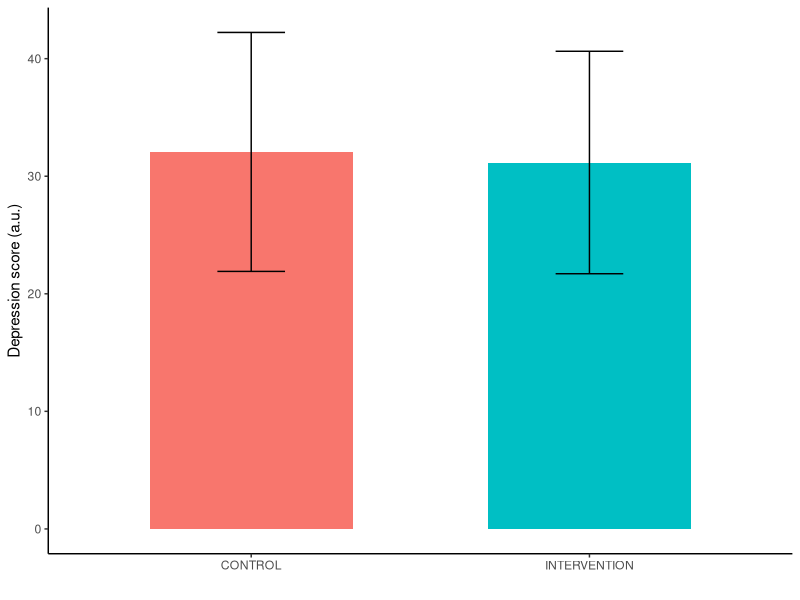
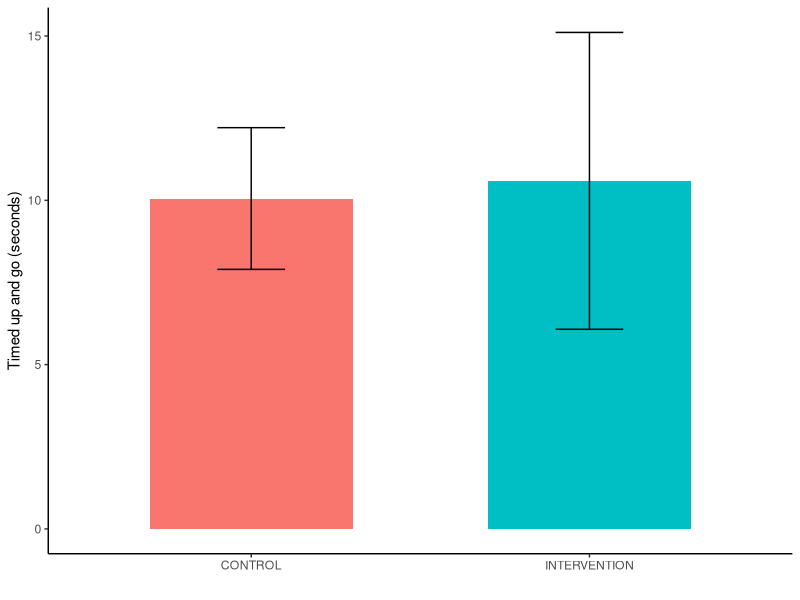
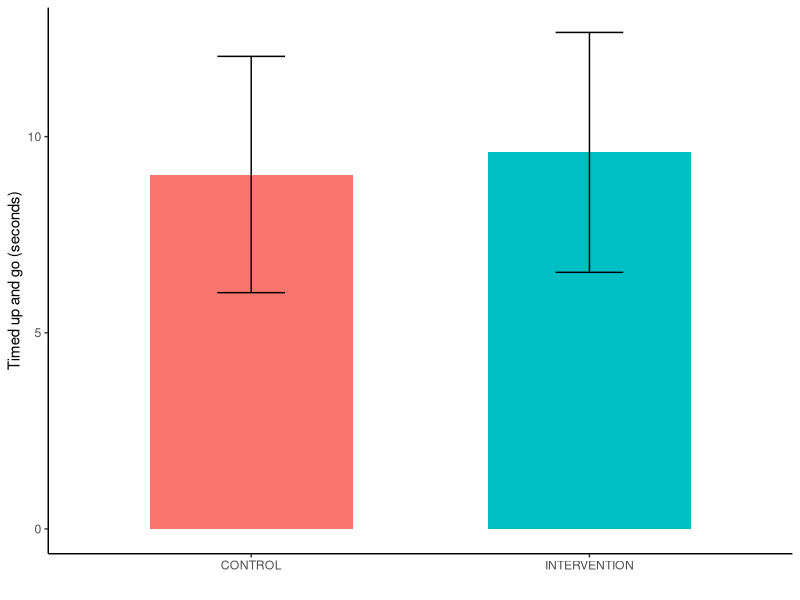
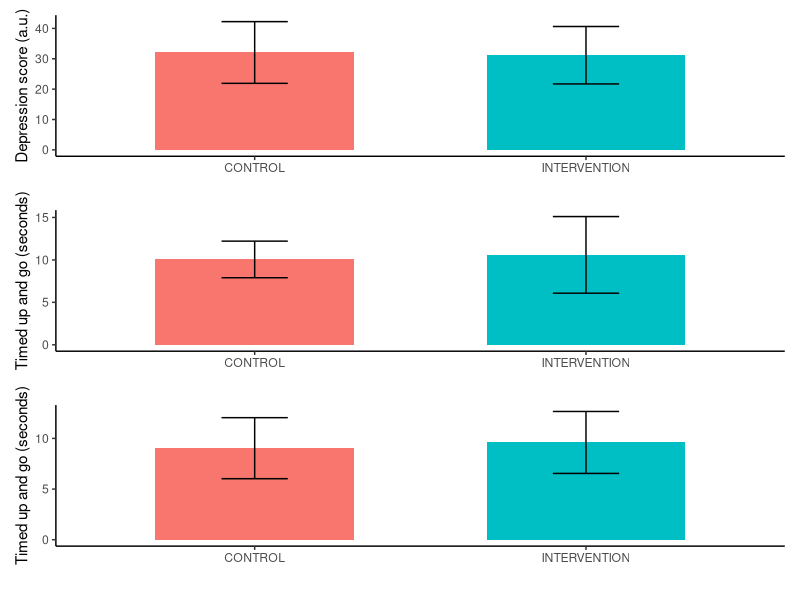
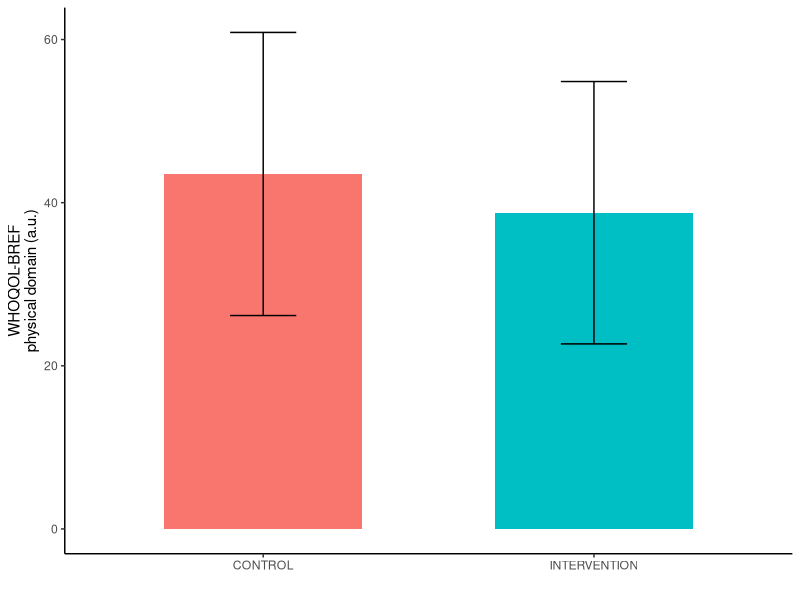
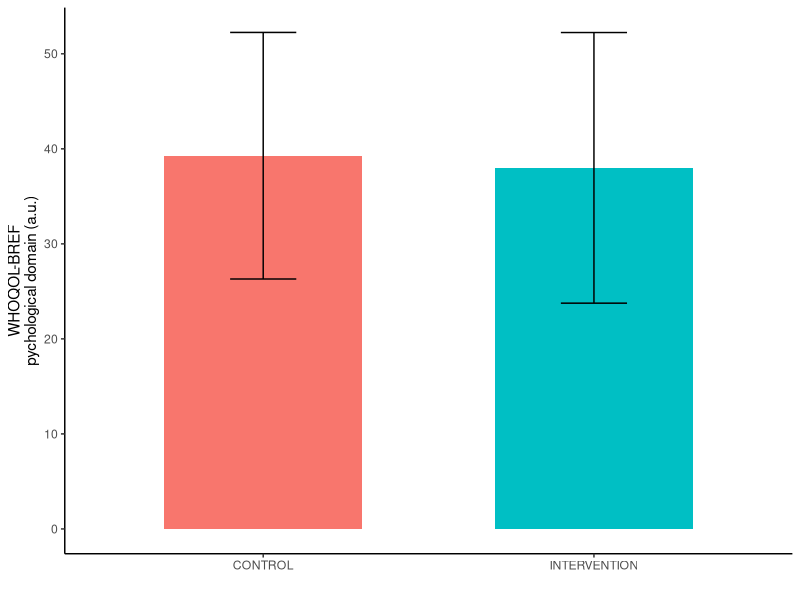
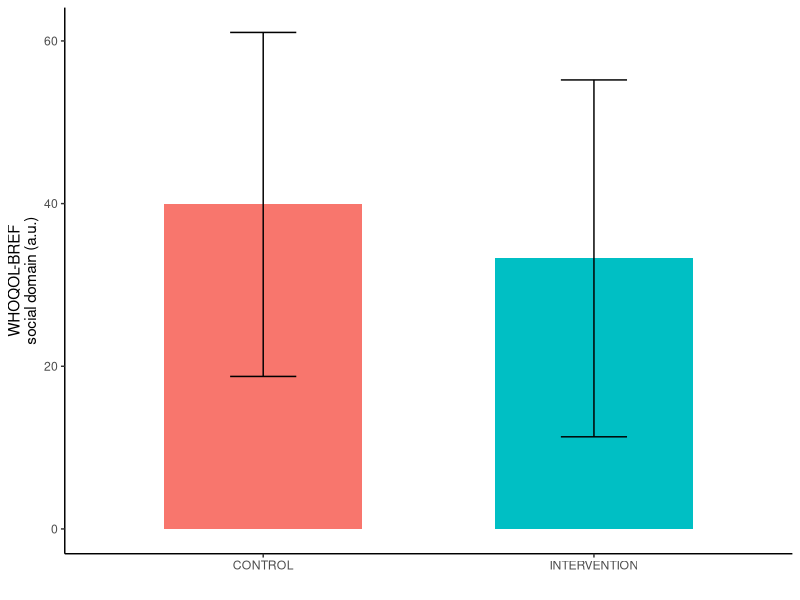
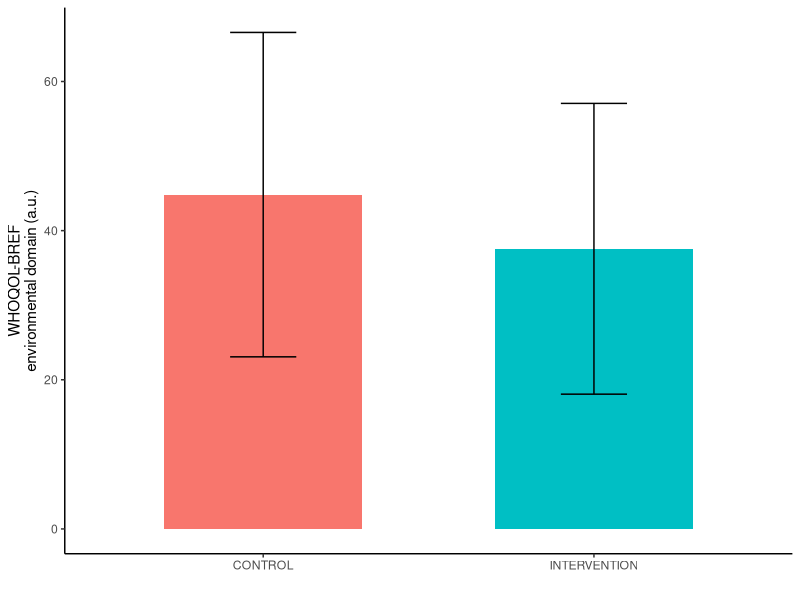

The R script that drew these images, in order:
# Pacotes -------------------------------------------------------------------------------------
library(readxl)
library(dplyr)
library(stringr)
library(ggplot2)
library(patchwork)

# ler planilha --------------------------------------------------------------------------------
df <- read_excel("dados_acelerometro_rct.xlsx")

# Calcular estatisticas descritivas - Table 1 -----------------------------------------------------------
df |>
  mutate(idade_cat = if_else(idade < 65, "<65", ">=65")) |>
  group_by(grupo) |>
  count(idade_cat) |>
  mutate(freq_rel = n / sum(n)*100)


df |>
  mutate(estado_civil = case_when(estado_civil == "solteira" ~ "Solteira",
                        estado_civil == "solteiro" ~ "Solteira",
                        estado_civil == "divorciada" ~ "Divorciada",
                        .default = as.character(estado_civil))) |>
  group_by(grupo) |>
  count(estado_civil) |>
  mutate(freq_rel = n / sum(n)*100)



df |>
  mutate(raca = case_when(raca == "pardo" ~ "Pardo",
                          raca == "Amarelo" ~ "Pardo",
                          raca == "preta" ~ "Preto",
                          .default = as.character(raca))) |>
  group_by(grupo) |>
  count(raca) |>
  mutate(freq_rel = n / sum(n)*100)


df |>
  mutate(TABAGO = case_when(TABAGO == "EX" ~ "ex",
                            TABAGO == "Ex" ~ "ex",
                            TABAGO == "eX" ~ "ex",
                            .default = as.character(TABAGO))) |>
  group_by(grupo) |>
  count(TABAGO) |>
  mutate(freq_rel = n / sum(n)*100)

df |>
  mutate(renda_fam = case_when(renda_fam == "Até 1" ~ "Up to 1 minimum wage",
                               renda_fam == "ate 1" ~ "Up to 1 minimum wage",
                               renda_fam == "até 1" ~ "Up to 1 minimum wage",
                               renda_fam == "1 a 2" ~ "1–2 minimum wages",
                               renda_fam == "1 a2" ~  "1–2 minimum wages",
                               renda_fam == "2 a 3" ~ "2–3 minimum wages",
                               renda_fam == "3" ~ "2–3 minimum wages",
                               renda_fam == "Mais que 3" ~ "More than 5 minimum wages"
                               )) |>
  group_by(grupo) |>
  count(renda_fam) |>
  mutate(freq_rel = n / sum(n)*100)


df |>
  group_by(grupo) |>
  count(DM) |>
  mutate(freq_rel = n / sum(n)*100)

df |>
  group_by(grupo) |>
  count(HAS) |>
  mutate(freq_rel = n / sum(n)*100)

df |>
  mutate(obesidade = if_else(imc>30, 1, 0)) |>
  group_by(grupo) |>
  count(obesidade) |>
  mutate(freq_rel = n / sum(n)*100)

# separar medicamentos
# Medicamentos
betablocker <- str_detect(string = df$DRUGS,regex("\\b\\w*lol\\b", ignore_case = TRUE))
hzd <- str_detect(string = df$DRUGS,regex("\\b\\w*zida\\b", ignore_case = TRUE))
inib_eca <- str_detect(string = df$DRUGS,regex("\\b\\w*ril\\b", ignore_case = TRUE))
losartana <- str_detect(string = df$DRUGS,regex("\\b\\w*tana\\b", ignore_case = TRUE))
metiformina <- str_detect(string = df$DRUGS,regex("\\b\\w*mina\\b", ignore_case = TRUE))
block_canal_calcio <- str_detect(string = df$DRUGS,regex("\\b\\w*pino\\b", ignore_case = TRUE))

df_medicamentos <-
  df |>
  mutate(
    betablocker = betablocker,
    hzd = hzd,
    inib_eca = inib_eca,
    losartana = losartana,
    metiformina = metiformina,
    block_canal_calcio = block_canal_calcio
  ) |>
  mutate(
    betablocker = case_when(betablocker == TRUE ~ 1,
                            betablocker == FALSE ~ 0,
                            is.na(betablocker) ~ 0),
    hzd = case_when(hzd == TRUE ~ 1,
                    hzd == FALSE ~ 0,
                    is.na(hzd) ~ 0),
    inib_eca = case_when(inib_eca == TRUE ~ 1,
                         inib_eca == FALSE ~ 0,
                         is.na(inib_eca) ~ 0),
    losartana = case_when(losartana == TRUE ~ 1,
                          losartana == FALSE ~ 0,
                          is.na(losartana) ~ 0),
    metiformina = case_when(metiformina == TRUE ~ 1,
                            metiformina == FALSE ~ 0,
                            is.na(metiformina) ~ 0),
    block_canal_calcio = case_when(block_canal_calcio == TRUE ~ 1,
                                   block_canal_calcio == FALSE ~ 0,
                                   is.na(block_canal_calcio) ~ 0)
  )

df_medicamentos |>
  group_by(grupo) |>
  count(losartana) |>
  mutate(freq_rel = n / sum(n)*100)

# depressao score
df_sum <-
  df |>
  group_by(grupo) |>
  summarise(
    mean_dep = mean(BECK_SCORE, na.rm = TRUE),
    sd_dep   = sd(BECK_SCORE, na.rm = TRUE)
  ) |>
  mutate(
    grupo = recode(grupo,
                   "control" = "CONTROL",
                   "intervencao" = "INTERVENTION")
  )

dp_plot <-
  ggplot(df_sum,
       aes(x = grupo, y = mean_dep,fill = grupo)) +
  geom_col(width = 0.6,
           show.legend = FALSE) +
  geom_errorbar(
    aes(ymin = mean_dep - sd_dep,
        ymax = mean_dep + sd_dep),
    width = 0.2
  ) +
  labs(
    x = "",
    y = "Depression score (a.u.)"
  ) +
  theme_classic()

dp_plot

# tug score
df$tug_2 <- as.numeric(df$tug_2)

df_sum <-
  df |>
  group_by(grupo) |>
  summarise(
    mean_tug = mean(tug_2, na.rm = TRUE),
    sd_tug   = sd(tug_2, na.rm = TRUE)
  ) |>
  mutate(
    grupo = recode(grupo,
                   "control" = "CONTROL",
                   "intervencao" = "INTERVENTION")
  )

tug_plot <-
  ggplot(df_sum,
         aes(x = grupo, y = mean_tug,fill = grupo)) +
  geom_col(width = 0.6,
           show.legend = FALSE) +
  geom_errorbar(
    aes(ymin = mean_tug - sd_tug,
        ymax = mean_tug + sd_tug),
    width = 0.2
  ) +
  labs(
    x = "",
    y = "Timed up and go (seconds)"
  ) +
  theme_classic()

tug_plot

# ts score
df$ts_2 <- as.numeric(df$ts_2)

df_sum <-
  df |>
  group_by(grupo) |>
  summarise(
    mean_ts = mean(ts_2, na.rm = TRUE),
    sd_ts   = sd(ts_2, na.rm = TRUE)
  ) |>
  mutate(
    grupo = recode(grupo,
                   "control" = "CONTROL",
                   "intervencao" = "INTERVENTION")
  )

ts_plot <-
  ggplot(df_sum,
         aes(x = grupo, y = mean_ts,fill = grupo)) +
  geom_col(width = 0.6,
           show.legend = FALSE) +
  geom_errorbar(
    aes(ymin = mean_ts - sd_ts,
        ymax = mean_ts + sd_ts),
    width = 0.2
  ) +
  labs(
    x = "",
    y = "Timed up and go (seconds)"
  ) +
  theme_classic()

ts_plot

#layout
dp_plot / tug_plot / ts_plot

# QOL
# Calculando WoL em todos os dominios
df_ajustado <-
  df |>
  # ajustando as questões do WHOQoL
  mutate(
    who_qol4 = case_when(
      who_qol4 == 1 ~ 5,
      who_qol4 == 2 ~ 4,
      who_qol4 == 3 ~ 3,
      who_qol4 == 4 ~ 2,
      who_qol4 == 5 ~ 1
    ),
    who_qol5 = case_when(
      who_qol5 == 1 ~ 5,
      who_qol5 == 2 ~ 4,
      who_qol5 == 3 ~ 3,
      who_qol5 == 4 ~ 2,
      who_qol5 == 5 ~ 1
    ),
    who_qol27 = case_when(
      who_qol27 == 1 ~ 5,
      who_qol27 == 2 ~ 4,
      who_qol27 == 3 ~ 3,
      who_qol27 == 4 ~ 2,
      who_qol27 == 5 ~ 1
    )
  )

# Calculando o WHOQoL -------------------------------------------------------------------------
# físico
whoqol_fisico <-
  df_ajustado |>
  select(who_qol4,
         who_qol5,
         who_qol11,
         who_qol16,
         who_qol7,
         who_qol18,
         who_qol19)

whoqol_fisico <-
  whoqol_fisico |>
  mutate(whoqol_fisico = apply(whoqol_fisico[,1:6],MARGIN = 1,FUN = mean)*4) |>
  select(whoqol_fisico)

# verificando os valores - range 0-20
min(whoqol_fisico, na.rm = TRUE)
max(whoqol_fisico, na.rm = TRUE)

# psicologico
whoqol_psicol <-
  df_ajustado |>
  select(who_qol5,
         who_qol6,
         who_qol7,
         who_qol11,
         who_qol19,
         who_qol26)


whoqol_psicol <-
  whoqol_psicol |>
  mutate(whoqol_psicol = apply(whoqol_psicol[,1:6],MARGIN = 1,FUN = mean)*4) |>
  select(whoqol_psicol)

# verificando os valores - range 0-20
min(whoqol_psicol, na.rm = TRUE)
max(whoqol_psicol, na.rm = TRUE)

# Relações sociais
whoqol_social <-
  df_ajustado |>
  select(who_qol20,
         who_qol21,
         who_qol22)

whoqol_social <-
  whoqol_social |>
  mutate(whoqol_social = apply(whoqol_social[,1:3],MARGIN = 1,FUN = mean)*4) |>
  select(whoqol_social)

# verificando os valores - range 0-20
min(whoqol_social, na.rm = TRUE)
max(whoqol_social, na.rm = TRUE)

# Meio ambiente
whoqol_ambiente <-
  df_ajustado |>
  select(who_qol8,
         who_qol9,
         who_qol12,
         who_qol13,
         who_qol14,
         who_qol23,
         who_qol24,
         who_qol25)

whoqol_ambiente <-
  whoqol_ambiente |>
  mutate(whoqol_ambiente = apply(whoqol_ambiente[,1:3],MARGIN = 1,FUN = mean)*4) |>
  select(whoqol_ambiente)

# verificando os valores - range 0-20
min(whoqol_ambiente, na.rm = TRUE)
max(whoqol_ambiente, na.rm = TRUE)

# Juntando os dominios do WHOQol com a base ---------------------------------------------------
#juntado os dominios
fis_psi <- bind_cols(whoqol_fisico, whoqol_psicol)
fis_psi_soc <- bind_cols(fis_psi,whoqol_social)
todos_dominios <- bind_cols(fis_psi_soc,whoqol_ambiente)

# transformar scores em escala de 0-100
todos_dominios <-
  todos_dominios |>
  mutate(
    whoqol_fisico_escore_100 = (whoqol_fisico - 4)*(100/16),
    whoqol_psicol_escore_100 = (whoqol_psicol - 4)*(100/16),
    whoqol_social_escore_100 = (whoqol_social - 4)*(100/16),
    whoqol_ambiente_escore_100 = (whoqol_ambiente - 4)*(100/16)
  )

# Juntando os dominios do WHOQoL com a base e removendo as colunas isoladas
df_ajustado <-
  bind_cols(df_ajustado, todos_dominios) |>
  select(-starts_with(match = "who_"),
         -whoqol_fisico,
         -whoqol_ambiente,
         -whoqol_psicol,
         -whoqol_social) |>
  # arrendondando os valores
  mutate(
    whoqol_fisico_escore_100 = round(whoqol_fisico_escore_100, 0),
    whoqol_psicol_escore_100 = round(whoqol_psicol_escore_100, 0),
    whoqol_social_escore_100 = round(whoqol_social_escore_100, 0),
    whoqol_ambiente_escore_100 = round(whoqol_ambiente_escore_100, 0)
  )
## QOL plots
# Qol score - whoqol_fisico_escore_100
df_sum <-
  df_ajustado |>
  group_by(grupo) |>
  summarise(
    mean_ts = mean(whoqol_fisico_escore_100, na.rm = TRUE),
    sd_ts   = sd(whoqol_fisico_escore_100, na.rm = TRUE)
  ) |>
  mutate(
    grupo = recode(grupo,
                   "control" = "CONTROL",
                   "intervencao" = "INTERVENTION")
  )

whoqol_fisico_escore_100_plot <-
  ggplot(df_sum,
         aes(x = grupo, y = mean_ts,fill = grupo)) +
  geom_col(width = 0.6,
           show.legend = FALSE) +
  geom_errorbar(
    aes(ymin = mean_ts - sd_ts,
        ymax = mean_ts + sd_ts),
    width = 0.2
  ) +
  labs(
    x = "",
    y = "WHOQOL-BREF\nphysical domain (a.u.)"
  ) +
  theme_classic()

whoqol_fisico_escore_100_plot

# Qol score - whoqol_psicol_escore_100
df_sum <-
  df_ajustado |>
  group_by(grupo) |>
  summarise(
    mean_ts = mean(whoqol_psicol_escore_100, na.rm = TRUE),
    sd_ts   = sd(whoqol_psicol_escore_100, na.rm = TRUE)
  ) |>
  mutate(
    grupo = recode(grupo,
                   "control" = "CONTROL",
                   "intervencao" = "INTERVENTION")
  )

whoqol_psicol_escore_100_plot <-
  ggplot(df_sum,
         aes(x = grupo, y = mean_ts,fill = grupo)) +
  geom_col(width = 0.6,
           show.legend = FALSE) +
  geom_errorbar(
    aes(ymin = mean_ts - sd_ts,
        ymax = mean_ts + sd_ts),
    width = 0.2
  ) +
  labs(
    x = "",
    y = "WHOQOL-BREF\npychological domain (a.u.)"
  ) +
  theme_classic()

whoqol_psicol_escore_100_plot

# Qol score - whoqol_social_escore_100
df_sum <-
  df_ajustado |>
  group_by(grupo) |>
  summarise(
    mean_ts = mean(whoqol_social_escore_100, na.rm = TRUE),
    sd_ts   = sd(whoqol_social_escore_100, na.rm = TRUE)
  ) |>
  mutate(
    grupo = recode(grupo,
                   "control" = "CONTROL",
                   "intervencao" = "INTERVENTION")
  )

whoqol_social_escore_100_plot <-
  ggplot(df_sum,
         aes(x = grupo, y = mean_ts,fill = grupo)) +
  geom_col(width = 0.6,
           show.legend = FALSE) +
  geom_errorbar(
    aes(ymin = mean_ts - sd_ts,
        ymax = mean_ts + sd_ts),
    width = 0.2
  ) +
  labs(
    x = "",
    y = "WHOQOL-BREF\nsocial domain (a.u.)"
  ) +
  theme_classic()

whoqol_social_escore_100_plot

# Qol score - whoqol_ambiente_escore_100
df_sum <-
  df_ajustado |>
  group_by(grupo) |>
  summarise(
    mean_ts = mean(whoqol_ambiente_escore_100, na.rm = TRUE),
    sd_ts   = sd(whoqol_ambiente_escore_100, na.rm = TRUE)
  ) |>
  mutate(
    grupo = recode(grupo,
                   "control" = "CONTROL",
                   "intervencao" = "INTERVENTION")
  )

whoqol_ambiente_escore_100_plot <-
  ggplot(df_sum,
         aes(x = grupo, y = mean_ts,fill = grupo)) +
  geom_col(width = 0.6,
           show.legend = FALSE) +
  geom_errorbar(
    aes(ymin = mean_ts - sd_ts,
        ymax = mean_ts + sd_ts),
    width = 0.2
  ) +
  labs(
    x = "",
    y = "WHOQOL-BREF\nenvironmental domain (a.u.)"
  ) +
  theme_classic()

whoqol_ambiente_escore_100_plot

# layout
(whoqol_fisico_escore_100_plot + whoqol_psicol_escore_100_plot)/(whoqol_ambiente_escore_100_plot + whoqol_social_escore_100_plot)
